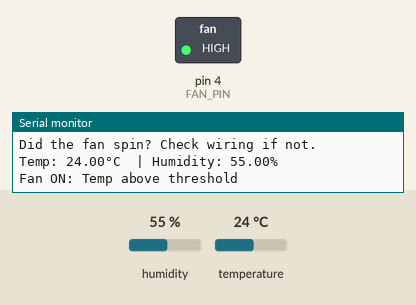
A sketch run on a simulated Arduino Uno, built with avr-gcc and run on an emulated ATmega328P. Shown: switched loads named in the sketch (green lamp = pin HIGH), the last lines printed to the serial monitor. The inputs (shaded band) are chosen by the test bench; at power-on: temperature 24 °C, humidity 55 %.

Above: at 11.2 s.
11.3 s: temperature set to 12 °C
13.8 s: temperature set to 9 °C
At 14.4 s:
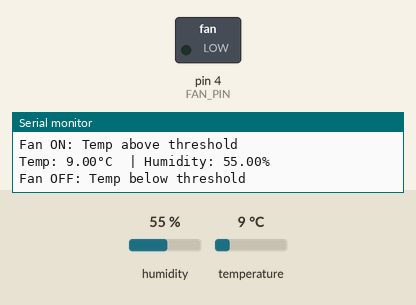
17.6 s: temperature set to 19 °C
At 19.3 s:
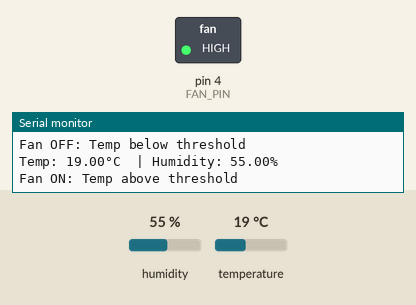
Timing chart, 0 to 20.8 s (numbered marks = the images above; inputs shaded):
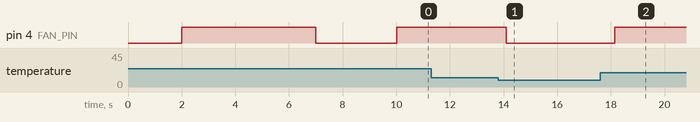

Measured:
- the behaviour switches between 11 and 10 °C on temperature (found by bisection; images 0 and 1)
- after the input at 13.8 s, pin 4 (FAN_PIN): HIGH → LOW after 0.29 s
- after the input at 17.6 s, pin 4 (FAN_PIN): LOW → HIGH after 0.54 s

The sketch:

dht11-fan.ino
```cpp
#include <DHT.h>

#define DHT_PIN 2
#define DHT_TYPE DHT11
#define FAN_PIN 4
#define TEMP_THRESHOLD 10  // Low for testing

DHT dht(DHT_PIN, DHT_TYPE);

void setup() {
  Serial.begin(9600);
  Serial.println("\n DHT11 & Fan Test ");

  dht.begin();
  pinMode(FAN_PIN, OUTPUT);
  digitalWrite(FAN_PIN, LOW);

  Serial.println("Stabilizing sensor...");
  delay(2000);

  // Quick fan test
  Serial.println("\nTesting fan directly...");
  digitalWrite(FAN_PIN, HIGH);
  Serial.println("Fan ON (5 seconds)");
  delay(5000);
  digitalWrite(FAN_PIN, LOW);
  Serial.println("Fan OFF (3 seconds)");
  delay(3000);
  Serial.println("Did the fan spin? Check wiring if not.\n");
}

void loop() {
  float t = dht.readTemperature();
  float h = dht.readHumidity();

  if (isnan(t) || isnan(h)) {
    Serial.println("DHT11 ERROR: Check wiring!");
  } else {
    Serial.print("Temp: ");
    Serial.print(t);
    Serial.print("°C  | Humidity: ");
    Serial.print(h);
    Serial.println("%");

    if (t > TEMP_THRESHOLD) {
      digitalWrite(FAN_PIN, HIGH);
      Serial.println("Fan ON: Temp above threshold");
    } else {
      digitalWrite(FAN_PIN, LOW);
      Serial.println("Fan OFF: Temp below threshold");
    }
  }

  delay(2000);
}
```
